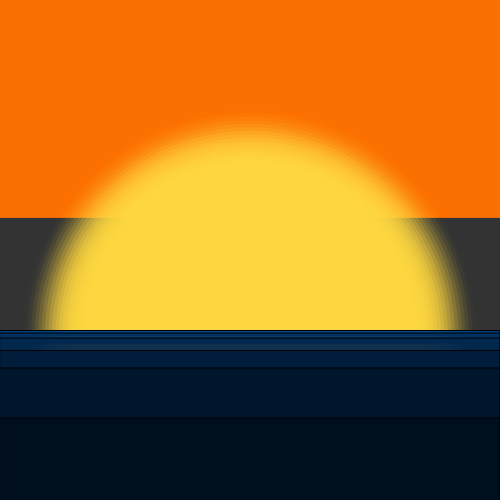
Frame 1 (no input)
Frame 60 (no input): identical to frame 1, image omitted
Frame 120 (the mouse pressed at the canvas centre since frame 60): identical to frame 1, image omitted

The p5.js sketch that drew this single still picture (run headless with seeded random() and noise() and a simulated clock; from frame 60 on, the mouse is pressed at the canvas centre):

// p5.js sketch
// ── sketch.js
let canvas;
let ctx;
let startGrad1, endGrad1, startGrad2, endGrad2;
let slider1;
let slider2;
let sizeRect;
let scroll;

let stars = [],
	NUM_STARS = 33;

function setup() {
	canvas = createCanvas(500, 500);
	ctx = canvas.drawingContext;
	sizeRect = width;
	rectMode(CENTER);
	scroll = -9692;

	for (let i = 0; i < NUM_STARS; i++) {
		let s = new Star(random(width), random(height * -2, height*0.5), random(1, 3));
		stars.push(s);
	}
}

function mouseWheel(event) {
	scroll += event.delta;
	//console.log(scroll);
	if (scroll >= 7823) {
		scroll = 7823;
	}

	if (scroll <= -9692) {
		scroll = -9692;
	}
	return false;
}

function draw() {
	background(51);
	//console.log(frameRate());
	startGrad1 = createVector(width * 0.5, sizeRect);
	endGrad1 = createVector(sizeRect - width * 0.5, 0);

	//rectangle
	let gradient = ctx.createLinearGradient(startGrad1.x, startGrad1.y, endGrad1.x, endGrad1.y);
	gradient.addColorStop(0, "#FC7001");
	gradient.addColorStop(1, "#3E4679");
	ctx.fillStyle = gradient;
	push();
	translate(0, map(scroll, 0, height, 0, 42));
	ctx.fillRect(0, -windowHeight, sizeRect, window.innerHeight * 3);
	pop();

	push();
	noStroke();
	translate(width * 0.75, map(scroll, 0, height, 0, 42));
	push();
	fill(217);
	ellipse(3, -501, 84);
	pop();
	fill("#3E4679");
	ellipse(-2, -500, 83);
	pop();

	for (let star of stars) {
		star.run(map(scroll, 0, height, 0, 42));
	}
	
	
	for (let i = 0; i <333; i+=7) {
	push();
	noStroke();
	fill(252, 212, 64, 255-i);
	translate(width*0.5,map(scroll, 0, height, 0, 42));
	ellipse(0,height*2.3,200+i);
	pop();
	}
	
	
	push();
	rectMode(CENTER);
	translate(width*0.5,83);
	fill(0, 65, 130,242);
  rect(0, 250, width, 5);
  
  fill(0, 50, 100,242);
  rect(0, 255, width, 10);
  
  fill(0, 40, 80,242);
  rect(0, 265, width, 20);
  
  fill(0, 30, 60);
  rect(0, 285, width, 35);
  
  fill(0, 22, 45);
  rect(0, 320, width, 70);
  
  fill(0, 15, 30);
  rect(0, 390, width, 110);
	pop();
}
// ── Star.js
let pg;

class Star {
	constructor(_x,_y,_s) {
		this.pos = createVector(_x,_y);
		this.s = _s;
		pg = createGraphics(window.innerWidth,window.innerHeight);
	}
	
	display(_p) {
		pg.push();
		pg.clear();
		pg.translate(0,_p);
		pg.noStroke();
		pg.fill(random(200,217));
		pg.ellipse(this.pos.x,this.pos.y, this.s);
		pg.pop();
		
		image(pg,0,0);
	}
	
	run(_p) {
		this.display(_p);
	}
}
